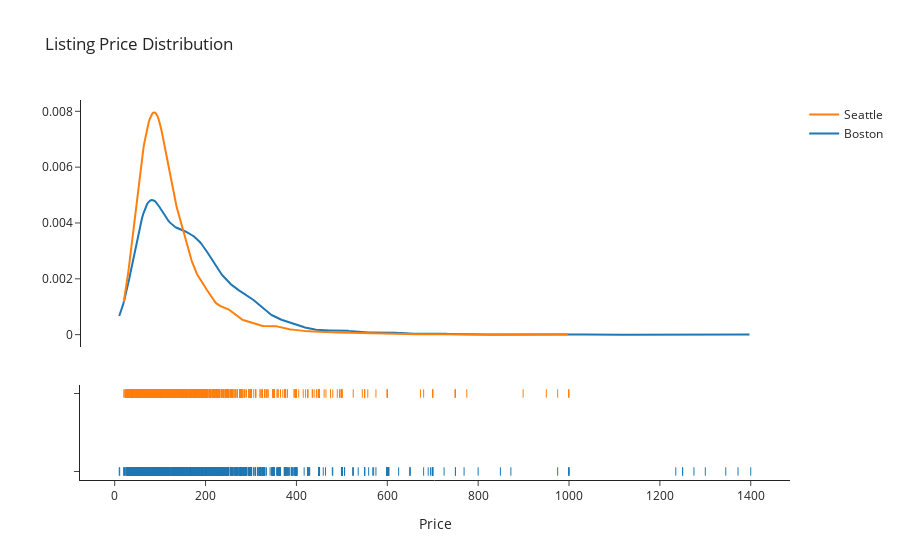

The cell this chart's notebook holds for it:
### Markdown cell above
#### How is property distribution listed in Seattle compared to Boston?

### Code cell
import plotly.figure_factory as ff

df = listings[listings["price"]<1500]

hist_data = [df[df["city"]=="Boston"]["price"], df[df["city"]=="Seattle"]["price"]]

group_labels = ['Boston', 'Seattle']

# Create distplot with curve_type set to 'normal'
fig = ff.create_distplot(
    hist_data, group_labels,
    show_hist=False,
)

fig.update_layout(title_text='Listing Price Distribution',template='simple_white',xaxis_title="Price",)
fig.show()

### Figure 1 — Plotly figure (JSON) as saved in the notebook; plotly's stock layout.template omitted (floating-point values rounded to 4 significant figures; data arrays with more than 128 entries replaced by an {"elided": "..."} marker saying what was removed)
{"data": [{"legendgroup": "Boston", "marker": {"color": "rgb(31, 119, 180)"}, "mode": "lines", "name": "Boston", "showlegend": true, "type": "scatter", "x": {"elided": "500 float values"}, "xaxis": "x", "y": {"elided": "500 float values"}, "yaxis": "y"}, {"legendgroup": "Seattle", "marker": {"color": "rgb(255, 127, 14)"}, "mode": "lines", "name": "Seattle", "showlegend": true, "type": "scatter", "x": {"elided": "500 float values"}, "xaxis": "x", "y": {"elided": "500 float values"}, "yaxis": "y"}, {"legendgroup": "Boston", "marker": {"color": "rgb(31, 119, 180)", "symbol": "line-ns-open"}, "mode": "markers", "name": "Boston", "showlegend": false, "type": "scatter", "x": {"elided": "3583 int values"}, "xaxis": "x", "y": {"elided": "3583 str values"}, "yaxis": "y2"}, {"legendgroup": "Seattle", "marker": {"color": "rgb(255, 127, 14)", "symbol": "line-ns-open"}, "mode": "markers", "name": "Seattle", "showlegend": false, "type": "scatter", "x": {"elided": "3818 int values"}, "xaxis": "x", "y": {"elided": "3818 str values"}, "yaxis": "y2"}], "layout": {"barmode": "overlay", "hovermode": "closest", "legend": {"traceorder": "reversed"}, "title": {"text": "Listing Price Distribution"}, "xaxis": {"anchor": "y2", "domain": [0, 1], "title": {"text": "Price"}, "zeroline": false}, "yaxis": {"anchor": "free", "domain": [0.35, 1], "position": 0}, "yaxis2": {"anchor": "x", "domain": [0, 0.25], "dtick": 1, "showticklabels": false}}}
